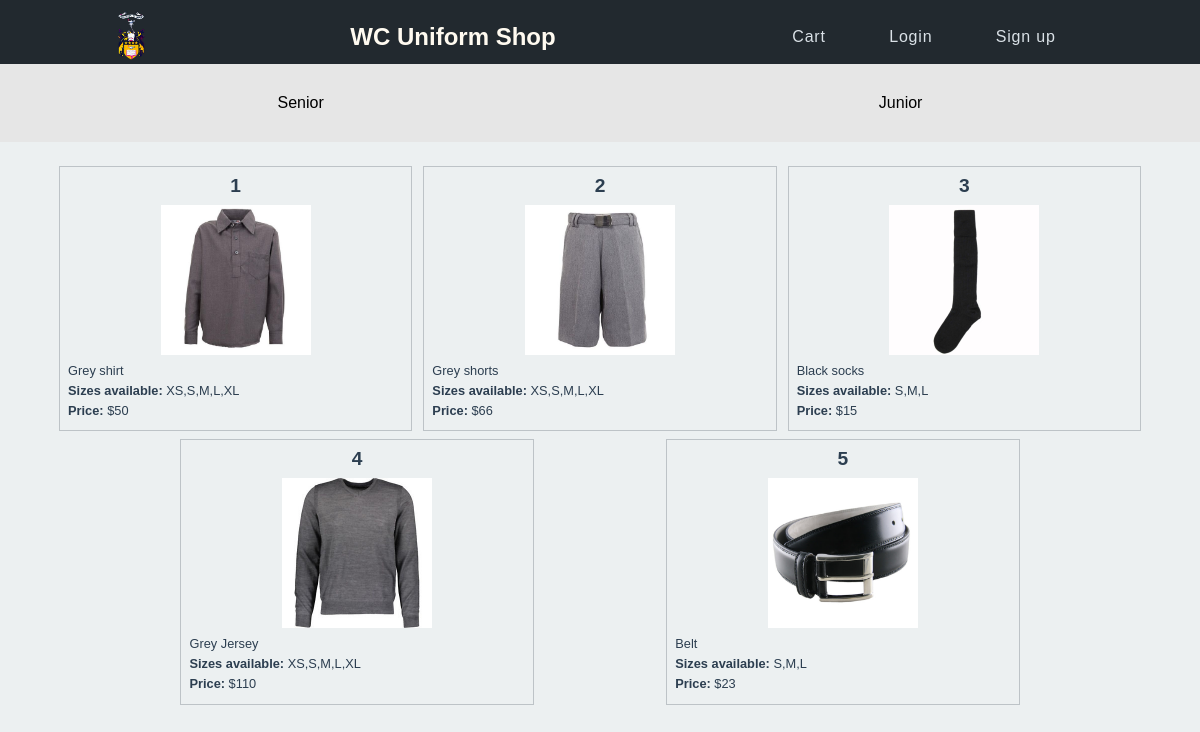
/juniorUniform, run on the app's committed database.
### tables this page shows
CREATE TABLE "juniorUniform"
(
	id integer
		constraint uniforms_pk
			primary key autoincrement,
	name varchar(30),
	size varchar(30),
	image varchar(30),
	price decimal(5,2),
	description varchar(300)
, type varchar(30));

### app.py (the view)
@app.route('/juniorUniform')
def juniorUniform():
    con = create_connection(DB_NAME)
    query = 'SELECT id, name, size, image, price, description FROM juniorUniform WHERE type = ?;'
    cur = con.cursor()
    cur.execute(query,('junior',))
    juniorProduct_list = cur.fetchall()
    con.close
    return render_template('juniorUniform.html', juniorProducts=juniorProduct_list, logged_in=is_logged_in())

### app.py (called while the page is built)
def create_connection(db_file):
    try:
        connection = sqlite3.connect(db_file)
        connection.execute('pragma foreign_keys=ON')
        return connection
    except Error as e:
        print(e)
    return None

def is_logged_in():
    if session.get("email") is None:
        return False
    else:
        return True

### templates/juniorUniform.html (shortened to what this page needs)
{% extends 'base.html' %}
{%block product%}
<div class = 'product-nav'>
    <ul>
        <li><a href="/seniorUniform">Senior</a></li>
        <li><a href="/juniorUniform">Junior</a></li>
    </ul>
</div>
{%endblock%}
{% block main %}
<div class="products">
    {% for juniorUniform in juniorProducts %}
    <div class="product-box">
        <div class="product-box-heading">
            <h3>{{ juniorUniform[0] }}</h3>
        </div>
        <div class="product-box-image">
            <img src="static/images/{{ juniorUniform[3] }}" alt="{{ juniorUniform[1]}}">
        </div>
        <div class="product-box-info">
            <p>{{ juniorUniform[1] }} </p>
            <p><strong>Sizes available: </strong>{{ juniorUniform[2] }}</p>
            <p><strong>Price: </strong>${{ juniorUniform[4] }}</p>
        </div>
    </div>
    {% endfor %}
</div>
{% endblock %}

### templates/base.html (shortened to what this page needs)
<!doctype html>
<html lang = 'en'>
<head>
    <link href="{{ url_for('static', filename='css/mystyles.css') }}" rel="stylesheet">
</head>
<body>
<header class = 'menu'>
    <div class = 'menu-wrap'>
        <a class = 'skip-link' href="/"><img src = {{url_for('static', filename = 'images/logo3.0.png')}} class = 'logo-img' alt="School Logo"></a>
        <h1><a href="/">WC Uniform Shop</a></h1>
        <nav>
            {% include 'nav.html' %}
        </nav>
    </div>
    {%block product%}
    {%endblock%}
</header>
<main>
<div class = "container">
        {% block main %}
        {% endblock %}
</div>
</main>
</body>
</html>

### templates/nav.html
    <ul>
        <li><a href="/cart">Cart</a></li>
        {%if logged_in%}
        <li><a href="/logout">Log Out</a></li>
        {% else %}
        <li><a href="/login">Login</a></li>
        <li><a href="/signup">Sign up</a></li>
        {%endif%}
    </ul>

### static/css/mystyles.css (style rules this page uses)
* { margin: 0; padding: 0; box-sizing: border-box; font-family: sans-serif; }
body { background-color: rgba(236, 240, 241, 1.0); }
header { height: 70px; background-color: #22292F; padding: 10px 0; }
.menu-wrap { display: flex; justify-content: space-between; padding: 0 15px; }
.menu-wrap h1 { color: floralwhite; font-size: 1.5em; display: flex; margin: auto auto; }
.menu-wrap h1 a { text-decoration: none; color: floralwhite; }
.logo-img { height: 50px; }
nav { position: absolute; background-color: #3D4852; top:63px; left:0; width: 100%; z-index: 1; }
nav ul { list-style-type: none; max-height: 0; overflow:hidden; transition: all 0.5s; position: relative; z-index: 2; }
nav ul li { padding: 0 15px; }
nav ul li a { display: inline-block; padding: 12px; color: #DAE1E7; text-decoration: none; letter-spacing: 0.05em; }
.product-nav { position: initial; left:0; width: 100%; background-color: rgb(230,230,230); padding: 30px 0; }
.product-nav ul { display: flex; }
.product-nav ul li { display: flex; margin: auto auto; }
.product-nav ul li a { color: black; text-decoration: none; }
.product-box img { width:90%; display: block; margin: auto auto; max-width:150px; }
.products { position: relative; top: 80px; display: flex; flex-direction: column; padding: 1em 3em; align-items: center; }
.product-box { width:100%; border: 1px solid rgba(189, 195, 199, 1.0); color: rgba(44, 62, 80, 1.0); margin-bottom: 0.5rem; }
.product-box-heading { padding: 0.5rem; }
.product-box-info { padding: 0.5rem; }
.product-box h3 { font-size: 1.2rem; text-align: center; }
.product-box p { font-size: 0.8rem; margin-bottom: 0.3rem; }
@media (min-width: 850px) { .menu-wrap * { margin: auto; } }
@media (min-width: 850px) { .menu-wrap h1 { visibility: visible; display: flex; margin: auto auto; color: floralwhite; } }
@media (min-width: 850px) { nav { position: initial; top: -10px; background-color: transparent; width: fit-content; } }
@media (min-width: 850px) { nav ul { max-height: 70px; text-align: right; } }
@media (min-width: 850px) { nav ul li { display: inline-flex; padding-left: 20px; } }
@media (min-width: 850px) { .products { position: relative; top: 80px; display: flex; flex-direction: unset; flex-wrap: wrap; justify-content: space-evenly; padding: 1em 3em; } }
@media (min-width: 850px) { .product-box { width: 32%; border: 1px solid rgba(189, 195, 199, 1.0); color: rgba(44, 62, 80, 1.0); margin-bottom: 0.5rem; } }
@media (min-width: 850px) { .product-box-heading { padding: 0.5rem; } }
@media (min-width: 850px) { .product-box-image { height: 150px; overflow: hidden; } }
@media (min-width: 850px) { .product-box-info { padding: 0.5rem; } }
@media (min-width: 850px) { .product-box h3 { font-size: 1.2rem; text-align: center; } }
@media (min-width: 850px) { .product-box p { font-size: 0.8rem; margin-bottom: 0.3rem; } }

### data on the page
juniorUniform: id "1", image (picture), name "Grey shirt", size "XS,S,M,L,XL", price "50"
juniorUniform: id "2", image (picture), name "Grey shorts", size "XS,S,M,L,XL", price "66"
juniorUniform: id "3", image (picture), name "Black socks", size "S,M,L", price "15"
juniorUniform: id "4", image (picture), name "Grey Jersey", size "XS,S,M,L,XL", price "110"
juniorUniform: id "5", image (picture), name "Belt", size "S,M,L", price "23"
